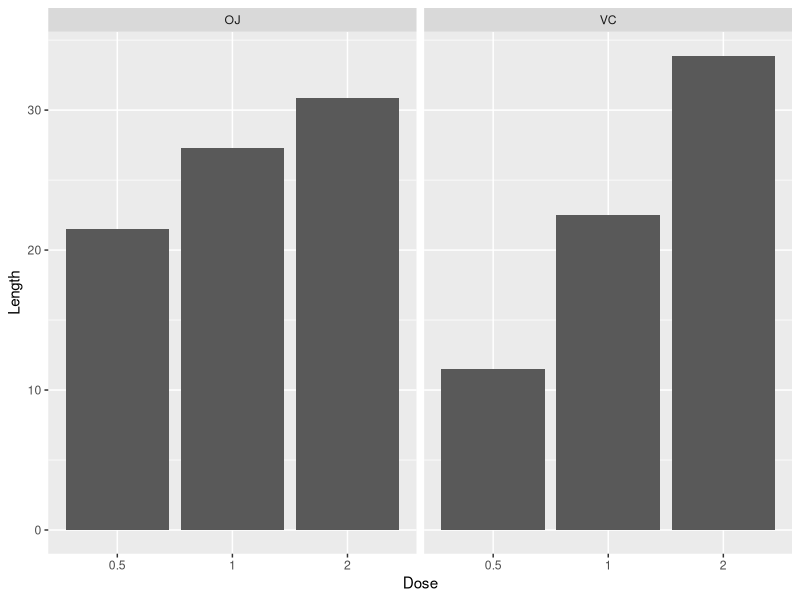

This chart was generated by the following R code:
## ---- chunk 1
head(ToothGrowth)
summary(ToothGrowth)
## ---- chunk 2
library(ggplot2)
ggplot(data=ToothGrowth, aes(x=as.factor(dose), y=len)) + 
  geom_bar(stat="identity",position=position_dodge()) +
    facet_grid(. ~ supp) +
    xlab("Dose") +
    ylab("Length")
## ---- chunk 3
t.test(len ~ supp, ToothGrowth, var.equal = FALSE)
## ---- chunk 4
t.test(ToothGrowth$len[ToothGrowth$dose == 2],ToothGrowth$len[ToothGrowth$dose == 1])
## ---- chunk 5
t.test(ToothGrowth$len[ToothGrowth$dose == 2],ToothGrowth$len[ToothGrowth$dose == 0.5])
## ---- chunk 6
t.test(ToothGrowth$len[ToothGrowth$dose == 1],ToothGrowth$len[ToothGrowth$dose == 0.5])
